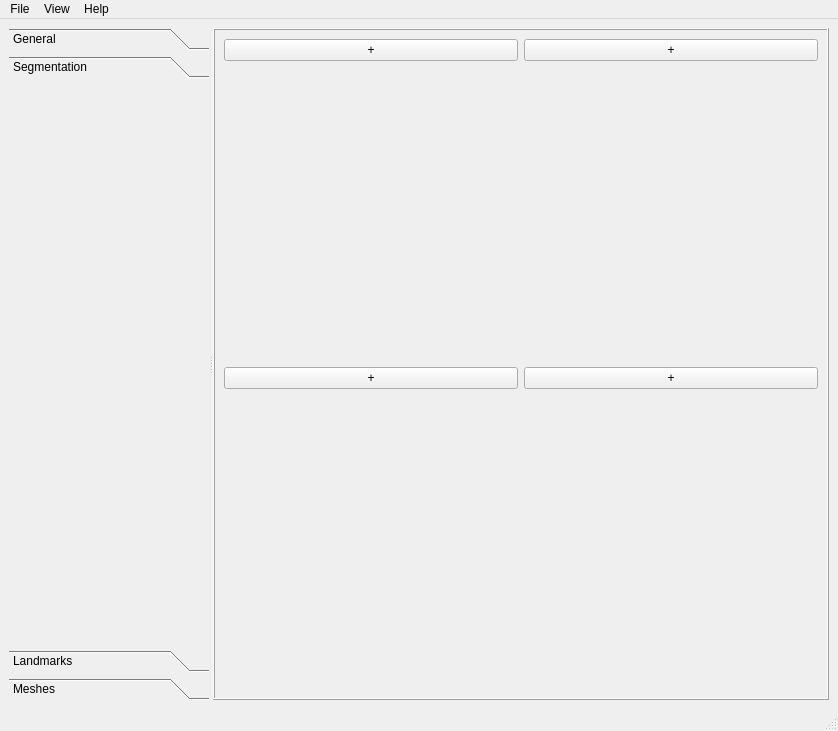
<?xml version="1.0" encoding="UTF-8"?>
<ui version="4.0">
 <class>MainWindow</class>
 <widget class="QMainWindow" name="MainWindow">
  <property name="geometry">
   <rect>
    <x>0</x>
    <y>0</y>
    <width>838</width>
    <height>731</height>
   </rect>
  </property>
  <property name="windowTitle">
   <string>OrthoViewer</string>
  </property>
  <widget class="QWidget" name="centralwidget">
   <layout class="QGridLayout" name="gridLayout">
    <item row="0" column="0">
     <widget class="QSplitter" name="splitter">
      <property name="orientation">
       <enum>Qt::Horizontal</enum>
      </property>
      <widget class="QToolBox" name="toolBox">
       <property name="maximumSize">
        <size>
         <width>200</width>
         <height>16777215</height>
        </size>
       </property>
       <property name="baseSize">
        <size>
         <width>150</width>
         <height>0</height>
        </size>
       </property>
       <property name="currentIndex">
        <number>1</number>
       </property>
       <widget class="QWidget" name="page">
        <property name="geometry">
         <rect>
          <x>0</x>
          <y>0</y>
          <width>98</width>
          <height>28</height>
         </rect>
        </property>
        <attribute name="label">
         <string>General</string>
        </attribute>
       </widget>
       <widget class="QWidget" name="pageSegmentationList">
        <property name="geometry">
         <rect>
          <x>0</x>
          <y>0</y>
          <width>200</width>
          <height>561</height>
         </rect>
        </property>
        <attribute name="label">
         <string>Segmentation</string>
        </attribute>
       </widget>
       <widget class="QWidget" name="pagePointLists">
        <property name="geometry">
         <rect>
          <x>0</x>
          <y>0</y>
          <width>200</width>
          <height>561</height>
         </rect>
        </property>
        <attribute name="label">
         <string>Landmarks</string>
        </attribute>
        <layout class="QGridLayout" name="gridLayout_3"/>
       </widget>
       <widget class="QWidget" name="pageMeshes">
        <attribute name="label">
         <string>Meshes</string>
        </attribute>
       </widget>
      </widget>
      <widget class="QFrame" name="frame">
       <property name="frameShape">
        <enum>QFrame::Box</enum>
       </property>
       <property name="frameShadow">
        <enum>QFrame::Raised</enum>
       </property>
       <layout class="QGridLayout" name="gridLayout_2">
        <item row="0" column="0">
         <layout class="QHBoxLayout" name="horizontalLayout">
          <item>
           <widget class="QPushButton" name="buttonMaximize_ul">
            <property name="text">
             <string>+</string>
            </property>
            <property name="flat">
             <bool>false</bool>
            </property>
           </widget>
          </item>
         </layout>
        </item>
        <item row="0" column="1">
         <layout class="QHBoxLayout" name="horizontalLayout_2">
          <item>
           <widget class="QPushButton" name="buttonMaximize_ur">
            <property name="text">
             <string>+</string>
            </property>
           </widget>
          </item>
         </layout>
        </item>
        <item row="1" column="0">
         <widget class="QVTKWidget" name="qvtkWidget_ul"/>
        </item>
        <item row="1" column="1">
         <widget class="QVTKWidget" name="qvtkWidget_ur"/>
        </item>
        <item row="2" column="0">
         <layout class="QHBoxLayout" name="horizontalLayout_3">
          <item>
           <widget class="QPushButton" name="buttonMaximize_ll">
            <property name="text">
             <string>+</string>
            </property>
           </widget>
          </item>
         </layout>
        </item>
        <item row="2" column="1">
         <layout class="QHBoxLayout" name="horizontalLayout_4">
          <item>
           <widget class="QPushButton" name="buttonMaximize_lr">
            <property name="text">
             <string>+</string>
            </property>
           </widget>
          </item>
         </layout>
        </item>
        <item row="3" column="0">
         <widget class="QVTKWidget" name="qvtkWidget_ll"/>
        </item>
        <item row="3" column="1">
         <widget class="QVTKWidget" name="qvtkWidget_lr"/>
        </item>
       </layout>
      </widget>
     </widget>
    </item>
   </layout>
  </widget>
  <widget class="QMenuBar" name="menubar">
   <property name="geometry">
    <rect>
     <x>0</x>
     <y>0</y>
     <width>838</width>
     <height>21</height>
    </rect>
   </property>
   <widget class="QMenu" name="menuFile">
    <property name="title">
     <string>File</string>
    </property>
    <addaction name="actionOpen"/>
    <addaction name="separator"/>
    <addaction name="actionExit"/>
   </widget>
   <widget class="QMenu" name="menuHelp">
    <property name="title">
     <string>Help</string>
    </property>
   </widget>
   <widget class="QMenu" name="menuView">
    <property name="title">
     <string>View</string>
    </property>
    <addaction name="actionFullScreen"/>
   </widget>
   <addaction name="menuFile"/>
   <addaction name="menuView"/>
   <addaction name="menuHelp"/>
  </widget>
  <widget class="QStatusBar" name="statusbar"/>
  <action name="actionOpen">
   <property name="text">
    <string>Open...</string>
   </property>
  </action>
  <action name="actionExit">
   <property name="text">
    <string>Exit</string>
   </property>
  </action>
  <action name="actionMaximize">
   <property name="text">
    <string>Maximize Upper Left</string>
   </property>
  </action>
  <action name="actionFullScreen">
   <property name="checkable">
    <bool>true</bool>
   </property>
   <property name="text">
    <string>Full Screen</string>
   </property>
  </action>
 </widget>
 <customwidgets>
  <customwidget>
   <class>QVTKWidget</class>
   <extends>QWidget</extends>
   <header>QVTKWidget.h</header>
  </customwidget>
 </customwidgets>
 <resources/>
 <connections/>
</ui>
